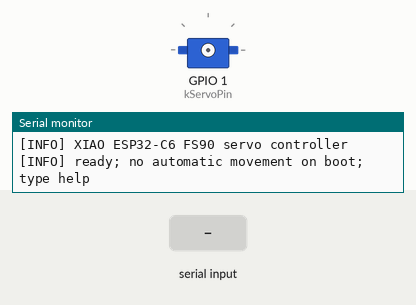
The sketch below on a simulated ESP32-C6. Shown: servo, the last lines printed to the serial monitor. The test bench sets the inputs (shaded band).

Above: at 1.2 s.
1.3 s: "center\n" received over Serial
2.8 s: "sweep\n" received over Serial
At 3.7 s:
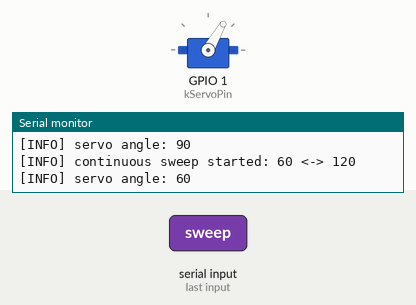
5.8 s: "heater-off\n" received over Serial
At 6.2 s:
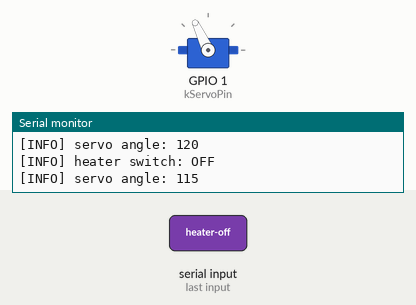
7.8 s: "heater-on\n" received over Serial
At 9.1 s:
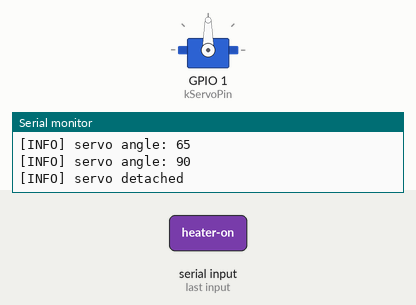
Timing chart, 0 to 10.8 s (numbered marks = the images above; inputs shaded):
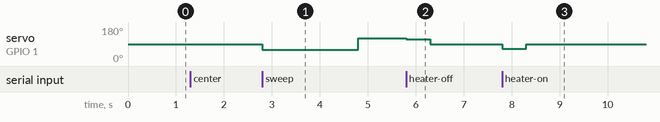

The sketch:

fs90-servo.ino
```cpp
#include <Arduino.h>
#include <ESP32Servo.h>

namespace {

// XIAO ESP32-C6: D1 is GPIO1. Use the GPIO number so the sketch also builds
// with the generic esp32:esp32:esp32c6 board definition.
constexpr uint8_t kServoPin = 1;
constexpr uint16_t kServoMinPulseUs = 500;
constexpr uint16_t kServoMaxPulseUs = 2400;
constexpr uint8_t kNeutralAngle = 90;
constexpr uint8_t kTestLeftAngle = 60;
constexpr uint8_t kTestRightAngle = 120;

// Adjust these values after the servo horn is fitted to the heater switch.
constexpr uint8_t kHeaterOnAngle = 65;
constexpr uint8_t kHeaterOffAngle = 115;
constexpr uint16_t kPressDurationMs = 500;
constexpr uint16_t kReleaseDurationMs = 500;
constexpr uint16_t kSweepHoldDurationMs = 2000;

Servo servo;
String serialLine;
int currentAngle = kNeutralAngle;
bool continuousSweep = false;
int nextSweepAngle = kTestLeftAngle;
uint32_t nextSweepAt = 0;

bool attachServo() {
  if (servo.attached()) return true;

  servo.setPeriodHertz(50);
  servo.attach(kServoPin, kServoMinPulseUs, kServoMaxPulseUs);
  if (!servo.attached()) {
    Serial.println(F("[ERROR] servo attach failed"));
    return false;
  }

  Serial.println(F("[INFO] servo attached"));
  return true;
}

bool moveTo(const int angle) {
  if (angle < 0 || angle > 180) {
    Serial.println(F("[WARN] angle must be 0..180"));
    return false;
  }
  if (!attachServo()) return false;

  servo.write(angle);
  currentAngle = angle;
  Serial.print(F("[INFO] servo angle: "));
  Serial.println(angle);
  return true;
}

void detachServo() {
  continuousSweep = false;
  if (!servo.attached()) {
    Serial.println(F("[INFO] servo already detached"));
    return;
  }

  servo.detach();
  Serial.println(F("[INFO] servo detached"));
}

void moveAndWait(const int angle, const uint16_t durationMs) {
  if (moveTo(angle)) delay(durationMs);
}

void startContinuousSweep() {
  if (!attachServo()) return;

  continuousSweep = true;
  nextSweepAngle = kTestLeftAngle;
  nextSweepAt = 0;
  Serial.print(F("[INFO] continuous sweep started: "));
  Serial.print(kTestLeftAngle);
  Serial.print(F(" <-> "));
  Serial.println(kTestRightAngle);
}

void stopContinuousSweep() {
  if (!continuousSweep) {
    Serial.println(F("[INFO] continuous sweep already stopped"));
    return;
  }

  continuousSweep = false;
  moveAndWait(kNeutralAngle, kReleaseDurationMs);
  detachServo();
  Serial.println(F("[INFO] continuous sweep stopped"));
}

void updateContinuousSweep() {
  if (!continuousSweep) return;

  const uint32_t now = millis();
  if (static_cast<int32_t>(now - nextSweepAt) < 0) return;
  if (!moveTo(nextSweepAngle)) {
    continuousSweep = false;
    return;
  }

  nextSweepAngle = nextSweepAngle == kTestLeftAngle
                       ? kTestRightAngle
                       : kTestLeftAngle;
  nextSweepAt = now + kSweepHoldDurationMs;
}

void pressHeaterSwitch(const char *name, const uint8_t pressAngle) {
  continuousSweep = false;
  Serial.print(F("[INFO] heater switch: "));
  Serial.println(name);
  if (!moveTo(pressAngle)) return;
  delay(kPressDurationMs);
  moveAndWait(kNeutralAngle, kReleaseDurationMs);
  detachServo();
}

bool parseAngle(const String &argument, int &angle) {
  if (argument.isEmpty()) return false;
  for (size_t index = 0; index < argument.length(); ++index) {
    if (!isDigit(argument[index])) return false;
  }

  angle = argument.toInt();
  return angle >= 0 && angle <= 180;
}

void printHelp() {
  Serial.println(F("[INFO] commands:"));
  Serial.println(F("[INFO]   angle <0..180>  move to an angle"));
  Serial.println(F("[INFO]   center           move to neutral angle"));
  Serial.println(F("[INFO]   sweep            continuously move across the test range"));
  Serial.println(F("[INFO]   stop             stop sweep and return to neutral"));
  Serial.println(F("[INFO]   heater-on        press the heater ON side"));
  Serial.println(F("[INFO]   heater-off       press the heater OFF side"));
  Serial.println(F("[INFO]   detach           stop servo PWM"));
  Serial.println(F("[INFO]   status            show current configuration"));
  Serial.println(F("[INFO]   help              show this help"));
}

void printStatus() {
  Serial.print(F("[INFO] pin=D1(GPIO1), angle="));
  Serial.print(currentAngle);
  Serial.print(F(", attached="));
  Serial.println(servo.attached() ? F("true") : F("false"));
  Serial.print(F("[INFO] neutral="));
  Serial.print(kNeutralAngle);
  Serial.print(F(", heater-on="));
  Serial.print(kHeaterOnAngle);
  Serial.print(F(", heater-off="));
  Serial.println(kHeaterOffAngle);
  Serial.print(F("[INFO] sweep="));
  Serial.print(continuousSweep ? F("running ") : F("stopped "));
  Serial.print(kTestLeftAngle);
  Serial.print(F(" <-> "));
  Serial.println(kTestRightAngle);
}

void handleCommand(String command) {
  String normalizedCommand;
  normalizedCommand.reserve(command.length());
  for (size_t index = 0; index < command.length(); ++index) {
    const uint8_t value = static_cast<uint8_t>(command[index]);
    if (value >= 0x20 && value <= 0x7e) normalizedCommand += command[index];
  }
  command = normalizedCommand;
  command.trim();
  command.toLowerCase();
  if (command.isEmpty()) return;

  if (command == "help") {
    printHelp();
    return;
  }
  if (command == "status") {
    printStatus();
    return;
  }
  if (command == "center") {
    continuousSweep = false;
    moveTo(kNeutralAngle);
    return;
  }
  if (command == "sweep") {
    startContinuousSweep();
    return;
  }
  if (command == "stop") {
    stopContinuousSweep();
    return;
  }
  if (command == "heater-on") {
    pressHeaterSwitch("ON", kHeaterOnAngle);
    return;
  }
  if (command == "heater-off") {
    pressHeaterSwitch("OFF", kHeaterOffAngle);
    return;
  }
  if (command == "detach") {
    detachServo();
    return;
  }
  if (command.startsWith("angle ")) {
    int angle = 0;
    String argument = command.substring(6);
    argument.trim();
    if (!parseAngle(argument, angle)) {
      Serial.println(F("[WARN] usage: angle <0..180>"));
      return;
    }
    continuousSweep = false;
    moveTo(angle);
    return;
  }

  Serial.println(F("[WARN] unknown command; type help"));
}

void processSerial() {
  while (Serial.available() > 0) {
    const char value = static_cast<char>(Serial.read());
    if (value == '\r') continue;
    if (value == '\n') {
      handleCommand(serialLine);
      serialLine = "";
    } else if (value >= 0x20 && value <= 0x7e && serialLine.length() < 64) {
      serialLine += value;
    }
  }
}

}  // namespace

void setup() {
  Serial.begin(115200);
  serialLine.reserve(64);

  Serial.println(F("[INFO] XIAO ESP32-C6 FS90 servo controller"));
  Serial.println(F("[INFO] ready; no automatic movement on boot; type help"));
}

void loop() {
  processSerial();
  updateContinuousSweep();
}
```

Measured:
- after the input at 2.8 s, servo on GPIO 1 (kServoPin): 90° → 60° at once, → 120° 2.0 s later
- after the input at 5.8 s, servo on GPIO 1 (kServoPin): 120° → 115° at once, → 90° 0.50 s later
- after the input at 7.8 s, servo on GPIO 1 (kServoPin): 90° → 65° at once, → 90° 0.50 s later
